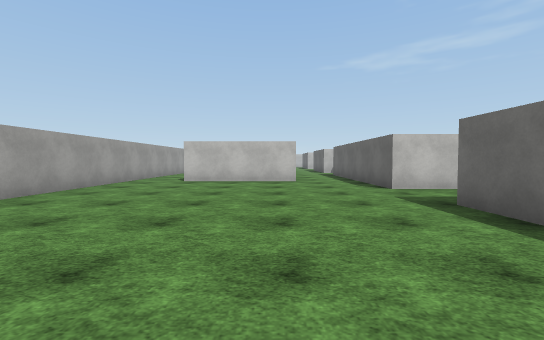
[1] (above)

21 first-person views from a walk through a scene from a Unity 3-D project. The camera is 1.3 m above the floor, tilts 2° down and sees 90° across. The floor is counted in squares, 2 m on a side. Each view is taken from the middle of a square. On the plan, view 1 faces up. The plan holds only what a view shows up to about 9 squares ahead; the rest is blank. The place goes on beyond the plan. The player character is not drawn. Surface patterns are stand-ins for the level's own textures.

[2]
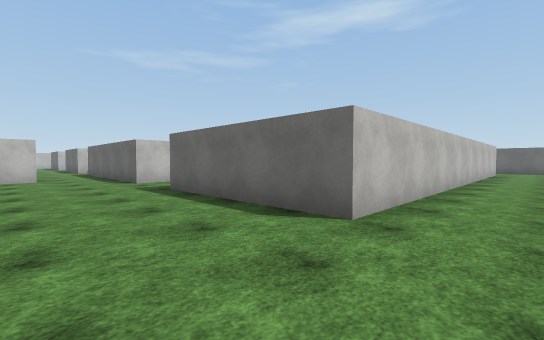

[3]
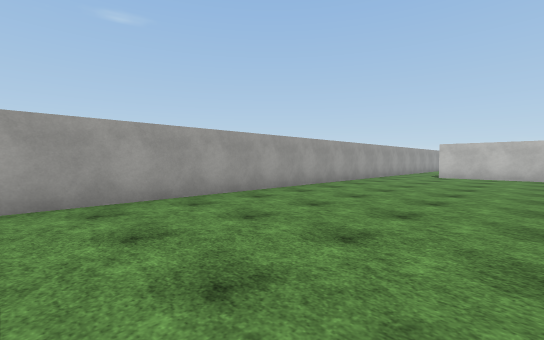

[4]
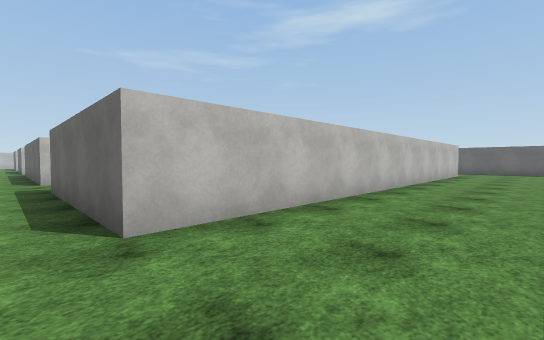

[5]
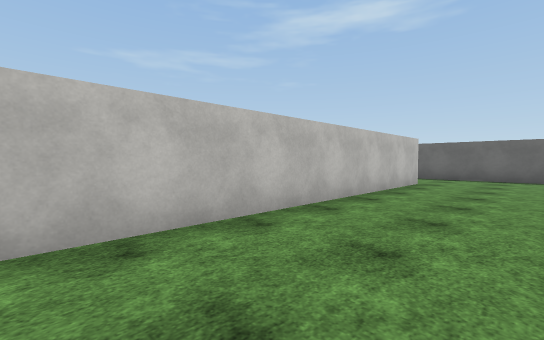

[6]
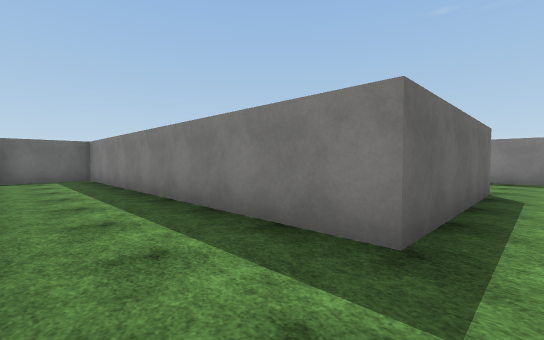

[7]
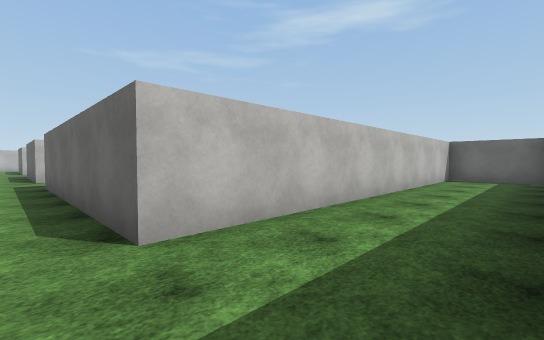

[8]
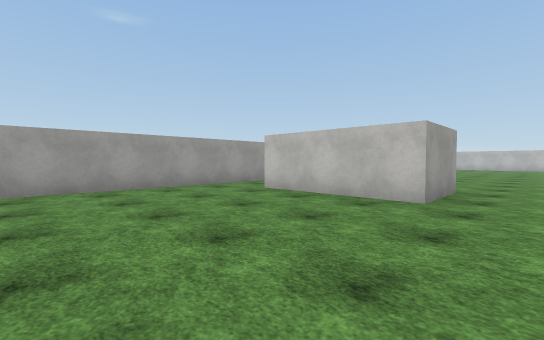

[9]
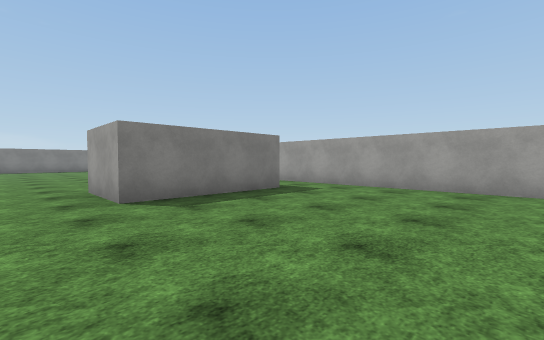

[10]
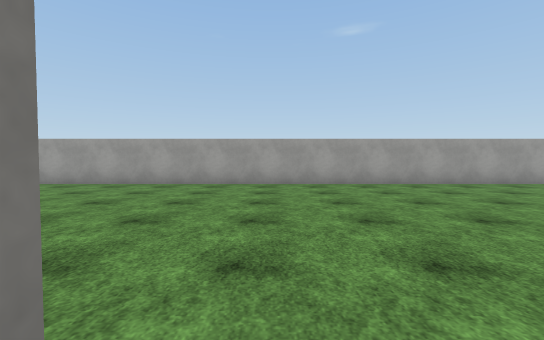

[11]
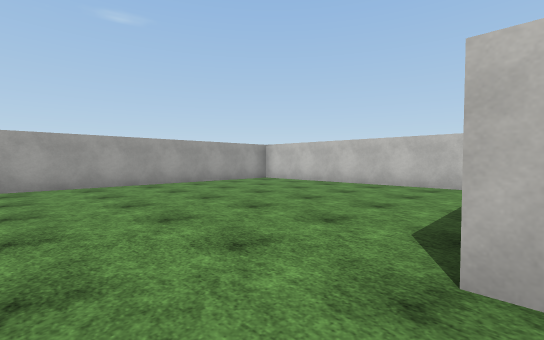

[12]
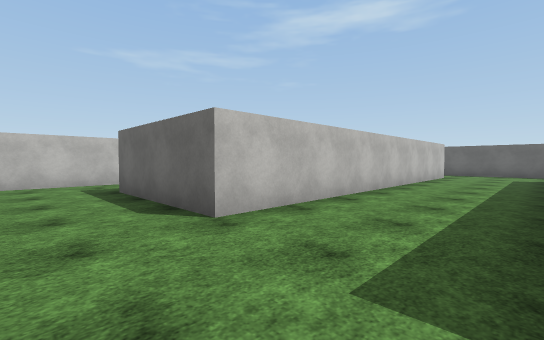

[13]
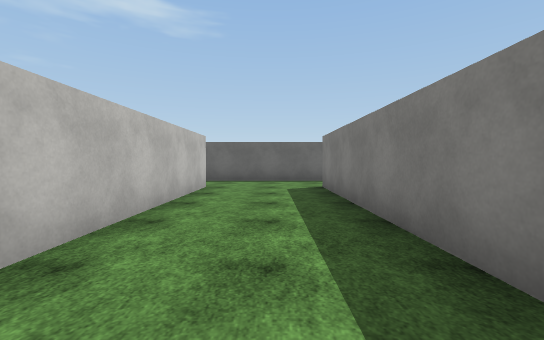

[14]
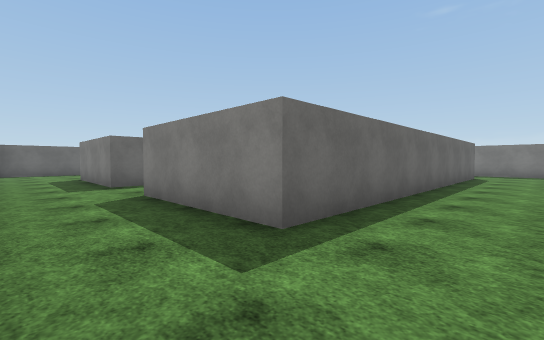

[15]
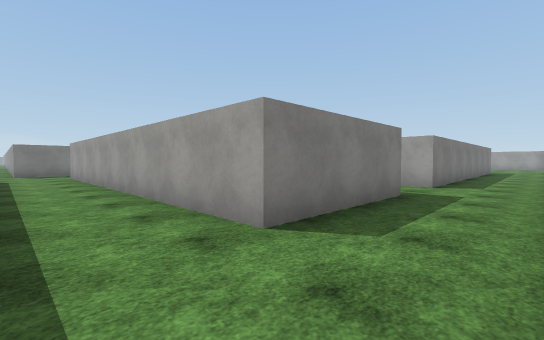

[16]
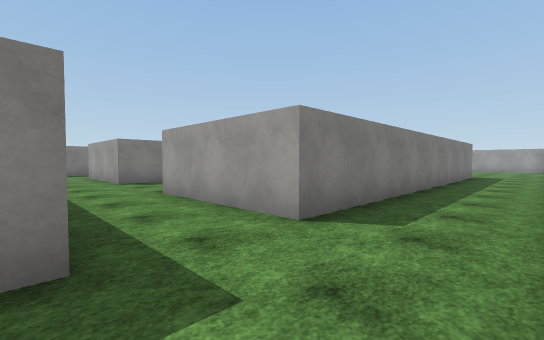

[17]
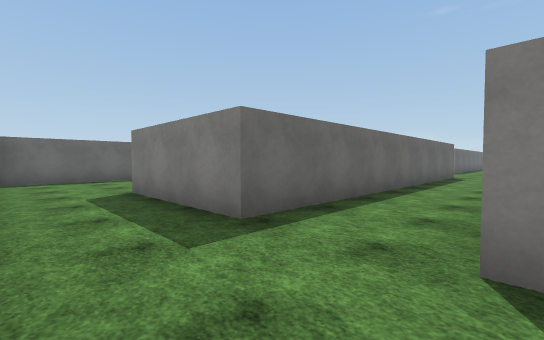

[18]
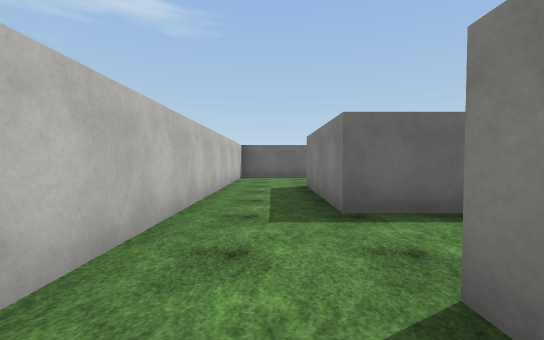

[19]
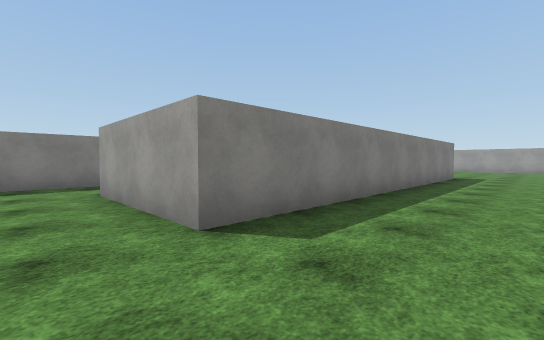

[20]
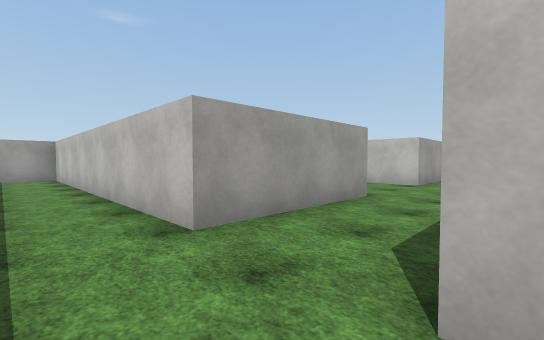

[21]
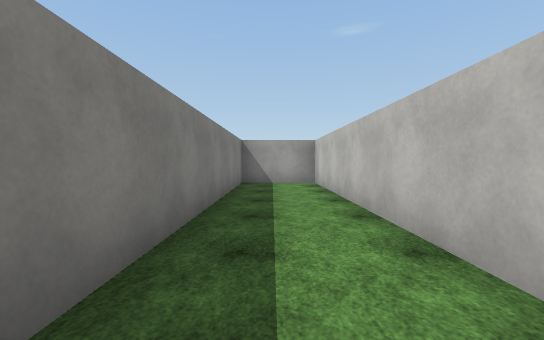

### Floor plan
Points are (right, up) in squares from view 1. A wall is a line through its corners. A room is listed if a view was taken in it or the views show most of it. See-through windows are left out.
Room 1 (views 1, 2, 3, 4, 5, 6, 7, 8)
walls: (0.8, 8.5) (-2.8, 8.5); (-4.5, 8.4) (-4.5, -3.1); (15.2, -0.5) (2.7, -0.5) (2.7, 4) (12.2, 4) (12.2, 6.2) (2.7, 6.2) (2.7, 8.4); (17.7, -3) (17.7, -0.9)
ways out: opening at (-3.5, 9.5) to room 2; opening at (1.5, 9.5) to room 2; opening at (16.5, -0.5)
Room 2 (views 9, 10, 11, 12, 13, 14, 15, 16, 17, 18, 19, 20, 21)
walls: (2.6, 17.8) (12.7, 17.8) (12.7, 14.1) (4.1, 14.1) (4.1, 12.1) (14.1, 12.1); (4.1, 24.1) (12.7, 24.1) (12.7, 20.6) (2.7, 20.6) (2.7, 24.1); (2.7, 14.2) (2.7, 15.9); (3.4, 26.2) (-2.6, 26.2); (14.7, 15) (14.7, 24.1) (18.2, 24.1) (18.2, 15); (15.1, 14.1) (14.6, 14.1); (2.7, 8.4) (2.7, 12.1); (-2.8, 10.5) (0.8, 10.5) (0.8, 8.5); (-4.5, 25.6) (-4.5, 8.4); (20.4, 15.6) (20.4, 24.1) (23.9, 24.1); (24.5, 26.2) (18.1, 26.2)
ways out: opening at (-3.5, 9.5) to room 1; opening at (1.5, 9.5) to room 1; opening at (24.5, 25.5)

Positions as (right, up) in squares from view 1, and headings:
1: (0, 0), facing up
2: (0, -2), facing up-right
3: (0, -3), facing up-left
4: (2, -3), facing up-right
5: (7, -3), facing up-right
6: (2, 6), facing down-right
7: (2, 4), facing up-right
8: (2, 4), facing up-left
9: (2, 15), facing down-left
10: (3, 18), facing left
11: (3, 19), facing up-left
12: (1, 18), facing up-right
13: (6, 19), facing right
14: (13, 26), facing down-right
15: (20, 26), facing down-left
16: (15, 26), facing down-left
17: (18, 26), facing down-right
18: (17, 25), facing right
19: (14, 20), facing down-left
20: (15, 13), facing up-left
21: (12, 13), facing left
